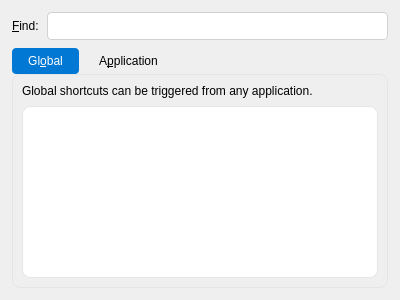
<?xml version="1.0" encoding="UTF-8"?>
<ui version="4.0">
 <class>ShortcutsWidget</class>
 <widget class="QWidget" name="ShortcutsWidget">
  <property name="geometry">
   <rect>
    <x>0</x>
    <y>0</y>
    <width>400</width>
    <height>300</height>
   </rect>
  </property>
  <property name="styleSheet">
   <string>QPushButton {
    border-radius: 4px;
    padding: 5px 12px;
    min-height: 32px;
    border: 1px solid #E5E5E5;
    background-color: #FBFBFB;
}

QPushButton:hover {
    background-color: #F5F5F5;
    border: 1px solid #D1D1D1;
}

QPushButton:pressed {
    background-color: #EBEBEB;
    border: 1px solid #C0C0C0;
}

QPushButton:disabled {
    color: #A0A0A0;
    background-color: #F3F3F3;
    border: 1px solid #E5E5E5;
}

QLineEdit, QTextEdit, QPlainTextEdit {
    border-radius: 4px;
    border: 1px solid #D1D1D1;
    padding: 5px 8px;
    background-color: #FFFFFF;
}

QLineEdit:focus, QTextEdit:focus, QPlainTextEdit:focus {
    border: 2px solid #0078D4;
}

QComboBox {
    border-radius: 4px;
    border: 1px solid #D1D1D1;
    padding: 5px 8px;
    min-height: 32px;
    background-color: #FBFBFB;
}

QComboBox:hover {
    border: 1px solid #0078D4;
}

QComboBox::drop-down {
    border: none;
    width: 20px;
}

QComboBox::down-arrow {
    width: 12px;
    height: 12px;
}

QCheckBox, QRadioButton {
    spacing: 8px;
}

QCheckBox::indicator, QRadioButton::indicator {
    width: 16px;
    height: 16px;
}

QGroupBox {
    border-radius: 8px;
    border: 1px solid #E5E5E5;
    margin-top: 12px;
    padding: 12px;
}

QGroupBox::title {
    subcontrol-origin: margin;
    subcontrol-position: top left;
    padding: 0px 4px;
}

QListWidget, QTreeWidget, QTableWidget {
    border-radius: 8px;
    border: 1px solid #E5E5E5;
    background-color: #FFFFFF;
}

QTabWidget::pane {
    border: 1px solid #E5E5E5;
    border-radius: 8px;
}

QTabBar::tab {
    border-radius: 4px;
    padding: 6px 16px;
    margin-right: 4px;
}

QTabBar::tab:selected {
    background-color: #0078D4;
    color: #FFFFFF;
}

QScrollBar {
    border: none;
    background: transparent;
    width: 8px;
    margin: 0;
}

QScrollBar::handle {
    background: #C0C0C0;
    border-radius: 4px;
    min-height: 24px;
}

QScrollBar::handle:hover {
    background: #A0A0A0;
}

QScrollBar::add-line, QScrollBar::sub-line {
    border: none;
    background: none;
    height: 0;
    width: 0;
}

QScrollBar::add-page, QScrollBar::sub-page {
    background: none;
}

QMenu {
    border-radius: 8px;
    border: 1px solid #E5E5E5;
    padding: 4px;
}

QMenu::item {
    padding: 6px 24px;
    border-radius: 4px;
}

QMenu::item:selected {
    background-color: #E5E5E5;
}

QDialog {
    background-color: #F3F3F3;
}</string>
  </property>
  <layout class="QVBoxLayout" name="verticalLayout">
   <property name="spacing">
    <number>8</number>
   </property>
   <property name="leftMargin">
    <number>12</number>
   </property>
   <property name="topMargin">
    <number>12</number>
   </property>
   <property name="rightMargin">
    <number>12</number>
   </property>
   <property name="bottomMargin">
    <number>12</number>
   </property>
   <item>
    <layout class="QHBoxLayout" name="horizontalLayout">
     <property name="spacing">
      <number>8</number>
     </property>
     <item>
      <widget class="QLabel" name="label">
       <property name="text">
        <string>&amp;Find:</string>
       </property>
       <property name="buddy">
        <cstring>lineEditFilter</cstring>
       </property>
      </widget>
     </item>
     <item>
      <widget class="QLineEdit" name="lineEditFilter">
       <property name="minimumSize">
        <size>
         <width>200</width>
         <height>0</height>
        </size>
       </property>
       <property name="clearButtonEnabled">
        <bool>true</bool>
       </property>
      </widget>
     </item>
    </layout>
   </item>
   <item>
    <widget class="QTabWidget" name="tabWidget">
     <property name="currentIndex">
      <number>0</number>
     </property>
     <widget class="QWidget" name="tabGlobal">
      <attribute name="title">
       <string>Gl&amp;obal</string>
      </attribute>
      <layout class="QVBoxLayout" name="verticalLayout_3">
       <property name="spacing">
        <number>8</number>
       </property>
       <item>
        <widget class="QLabel" name="label_2">
         <property name="text">
          <string>Global shortcuts can be triggered from any application.</string>
         </property>
         <property name="wordWrap">
          <bool>true</bool>
         </property>
        </widget>
       </item>
       <item>
        <widget class="QTableWidget" name="tableWidgetGlobal">
         <property name="alternatingRowColors">
          <bool>true</bool>
         </property>
         <property name="showGrid">
          <bool>false</bool>
         </property>
        </widget>
       </item>
      </layout>
     </widget>
     <widget class="QWidget" name="tabApplication">
      <attribute name="title">
       <string>A&amp;pplication</string>
      </attribute>
      <layout class="QVBoxLayout" name="verticalLayout_2">
       <property name="spacing">
        <number>8</number>
       </property>
       <item>
        <widget class="QLabel" name="label_3">
         <property name="text">
          <string>Application shortcuts can only be triggered from the main window.</string>
         </property>
         <property name="wordWrap">
          <bool>true</bool>
         </property>
        </widget>
       </item>
       <item>
        <widget class="QTableWidget" name="tableWidgetApplication">
         <property name="alternatingRowColors">
          <bool>true</bool>
         </property>
         <property name="showGrid">
          <bool>false</bool>
         </property>
        </widget>
       </item>
      </layout>
     </widget>
    </widget>
   </item>
  </layout>
 </widget>
 <resources/>
 <connections/>
</ui>
